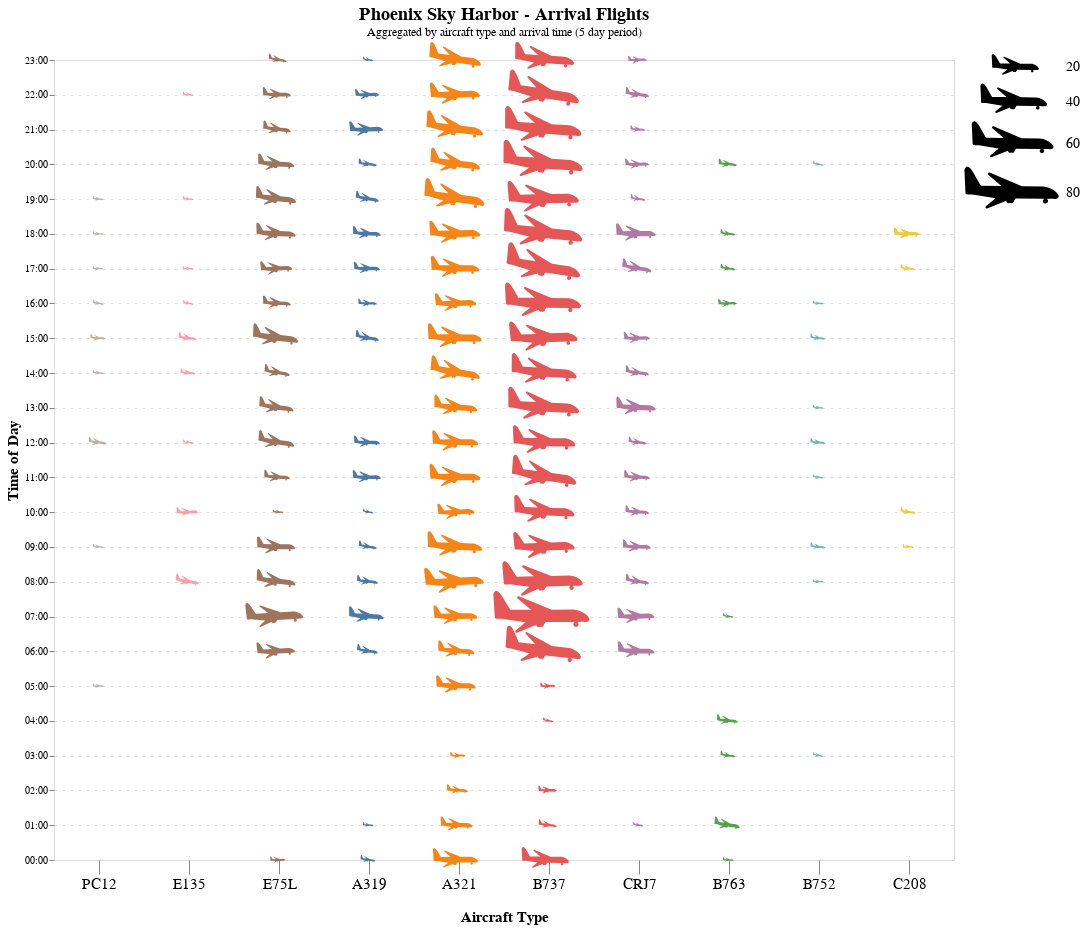

Write notebook code for a chart like this one.
### Markdown cell above
## Aircraft in profile

### Code cell
# create title and subtitle
title=alt.Title(
       'Phoenix Sky Harbor - Arrival Flights',
       subtitle="Aggregated by aircraft type and arrival time (5 day period)"
)


alt.Chart(arrival_agg).mark_point(
    filled=True,
    opacity=1
).encode(
    alt.X("AIRCRAFT", sort=aircraft_sort, title='Aircraft Type', axis=alt.Axis(domain=False, labelAngle=360, titleFontSize=15,
                                                                               labelFontSize=15, tickSize=14, tickBand='center', tickOffset=0,
                                                                              titlePadding=18)),
    alt.Y("ARRIVAL:T", timeUnit='hoursminutes', title='Time of Day', 
          axis=alt.Axis(domain=False, titleFontSize=15, grid=True, gridDash=[3,5])),
    alt.ShapeValue(airplane_flat),
    size=alt.Size('COUNT', scale=alt.Scale(range=[0, 150])),
# angle=alt.value(1),
        angle=alt.Angle('ANGLE:Q', scale=alt.Scale(domain=[1, 360])),
#     [-2, 2, -1, -3, 1, 0]
#     xOffset='xOffset',  
    color=alt.Color('AIRCRAFT', legend=None)
).properties(
    title=title,
    width=900,
    height=800
).configure_title(
    font='Arial',
    fontSize=18,
).configure_legend(
    title=None,
    symbolOffset=40, 
    labelOffset=40,
    labelFontSize=14
).display(
    scaleFactor=2
)

### Figure 1 — Vega-Lite specification as saved in the notebook (floating-point values rounded to 4 significant figures; data arrays with more than 128 entries replaced by an {"elided": "..."} marker saying what was removed)
{"config": {"view": {"continuousWidth": 300, "continuousHeight": 300}, "legend": {"labelFontSize": 14, "labelOffset": 40, "symbolOffset": 40, "title": null}, "title": {"font": "Arial", "fontSize": 18}}, "data": {"name": "data-fa1db3f5de5d037411058202f6f41d0f"}, "mark": {"type": "point", "filled": true, "opacity": 1}, "encoding": {"angle": {"field": "ANGLE", "scale": {"domain": [1, 360]}, "type": "quantitative"}, "color": {"field": "AIRCRAFT", "legend": null, "type": "nominal"}, "shape": {"value": "M -7.7003 0.2421 L -3.8673 0.8568 l -1.6144 1.3255 c -0.0808 0.066 -0.1011 0.1813 -0.0484 0.2725 c 0.0389 0.0652 0.1096 0.1035 0.1808 0.1042 C -5.322 2.5583 -5.2944 2.5534 -5.2677 2.5436 l 3.1591 -1.2546 c 0.0172 0.2183 0.196 0.3919 0.4188 0.3943 C -1.6113 1.6847 -1.539 1.6628 -1.4754 1.6262 C -1.4119 1.6637 -1.3408 1.6867 -1.2634 1.6883 c 0.2351 0.0032 0.4293 -0.1854 0.4314 -0.4213 c 0.0003 -0.0153 -0.0021 -0.0291 -0.0037 -0.044 C -0.7062 1.1626 -0.6151 1.0399 -0.5951 0.8942 l 4.7816 0.0576 c -0.1358 0.0707 -0.2292 0.209 -0.231 0.3718 c -0.0032 0.2351 0.1854 0.4293 0.4213 0.4314 c 0.2351 0.0032 0.4283 -0.1852 0.4314 -0.4213 c 0.0018 -0.1628 -0.0892 -0.3041 -0.2229 -0.377 l 0.8272 0.0095 c 0.637 0.0075 1.1513 0.1372 1.1598 -0.5 c -0.3441 -0.9436 -1.9202 -1.5318 -2.5572 -1.5393 L 0.4764 -1.1144 L -4.8636 -3.3826 C -4.8899 -3.3932 -4.9162 -3.3987 -4.9439 -3.3999 C -5.016 -3.4004 -5.0869 -3.3645 -5.1272 -3.2995 C -5.1826 -3.2106 -5.1652 -3.0948 -5.0852 -3.0267 l 2.1728 1.8701 L -6.2938 -1.197 c -0.3342 -0.5706 -0.7224 -1.2404 -1.1258 -1.9562 C -8.5751 -5.2027 -9.0164 -3.9968 -9.0198 -3.6997 L -8.8502 -0.0253 c -0.0035 0.2971 0.2382 0.2565 0.5355 0.261 L -7.7003 0.2421 L -7.7003 0.2421 z"}, "size": {"field": "COUNT", "scale": {"range": [0, 150]}, "type": "quantitative"}, "x": {"axis": {"domain": false, "labelAngle": 360, "labelFontSize": 15, "tickBand": "center", "tickOffset": 0, "tickSize": 14, "titleFontSize": 15, "titlePadding": 18}, "field": "AIRCRAFT", "sort": ["PC12", "E135", "E75L", "A319", "A321", "B737", "CRJ7", "B763", "B752"], "title": "Aircraft Type", "type": "nominal"}, "y": {"axis": {"domain": false, "grid": true, "gridDash": [3, 5], "titleFontSize": 15}, "field": "ARRIVAL", "timeUnit": "hoursminutes", "title": "Time of Day", "type": "temporal"}}, "height": 800, "title": {"text": "Phoenix Sky Harbor - Arrival Flights", "subtitle": "Aggregated by aircraft type and arrival time (5 day period)"}, "width": 900, "$schema": "https://vega.github.io/schema/vega-lite/v5.8.0.json", "datasets": {"data-fa1db3f5de5d037411058202f6f41d0f": {"elided": "141 records"}}}
